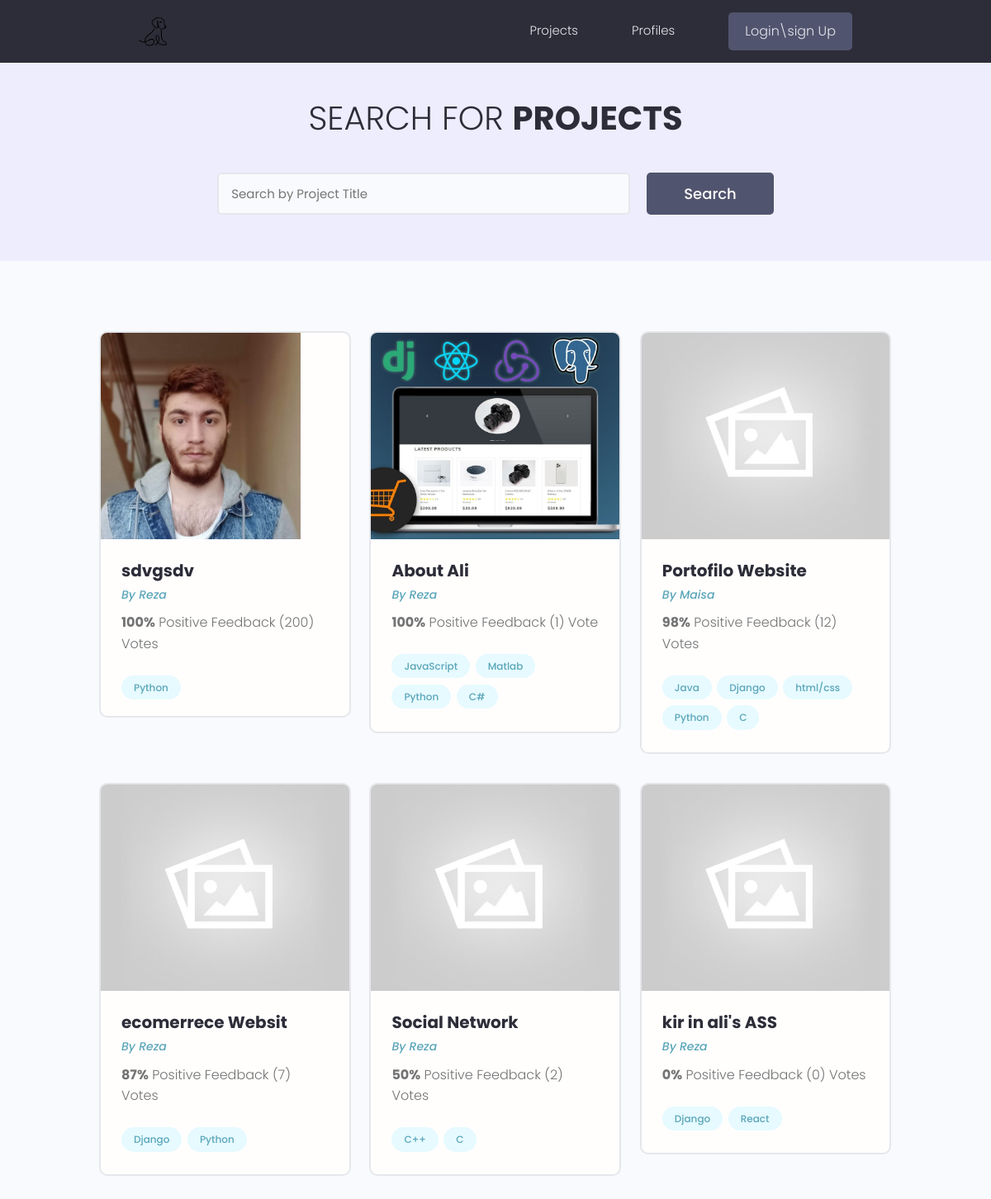
Page /project/ on the earlier database version.
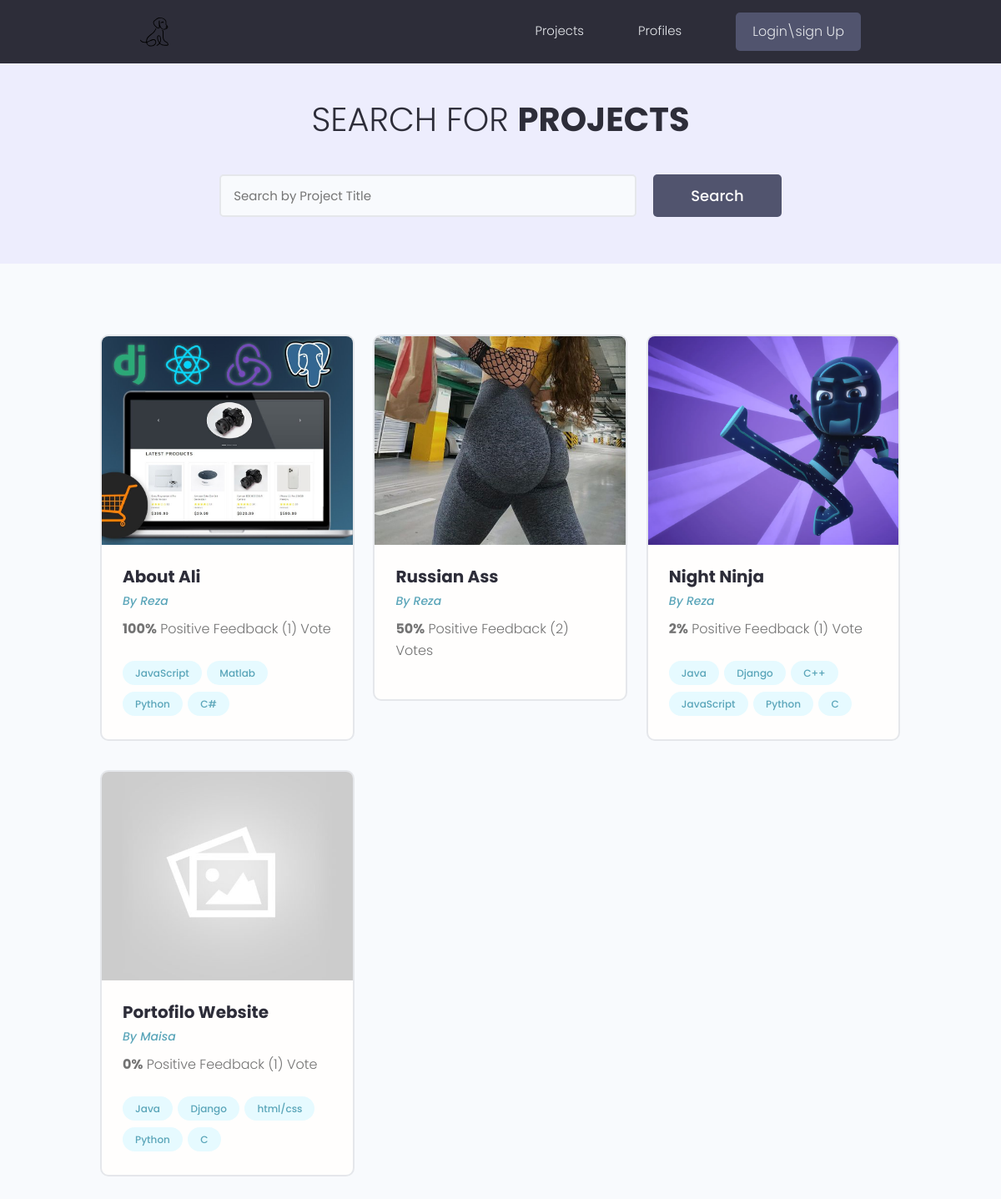
Same page on the later database version.
### projects/models.py (models this page shows, shortened)
class project(models.Model):
    owner=models.ForeignKey(profile,null=True,blank=True,on_delete=models.SET_NULL)
    title=models.CharField(max_length=200)
    descriptions=models.TextField(blank=True,null=True)
    demo_link=models.CharField(max_length=2000,null=True,blank=True)
    source_link=models.CharField(max_length=2000,null=True,blank=True)
    feuchered_image=models.ImageField(null=True,blank=True,default='default.jpg')
    tags=models.ManyToManyField('Tag', blank=True)
    Vote_total=models.IntegerField(default=0,null=True,blank=True)
    Vote_ratio=models.IntegerField(default=0,null=True,blank=True)
    created=models.DateTimeField(auto_now_add=True)
    id=models.UUIDField(default=uuid.uuid4,unique=True
                        ,primary_key=True,editable=False)
    class Meta:
        ordering=['-Vote_ratio','-Vote_total','title']

class Tag(models.Model):
    name=models.CharField(max_length=200)
    id=models.UUIDField(default=uuid.uuid4,unique=True
                        ,primary_key=True,editable=False)
    def __str__(self):
        return self.name

### users/models.py (models this page shows, shortened)
class profile(models.Model):
    user=models.OneToOneField(User,on_delete=models.CASCADE,null=True,blank=True)
    first_name=models.CharField(max_length=200,blank=True,null=True)
    last_name=models.CharField(max_length=200,blank=True,null=True)
    short_bio=models.CharField(max_length=200,blank=True,null=True)
    username=models.CharField(max_length=200,blank=True,null=True)
    location=models.CharField(max_length=200,blank=True,null=True)
    bio=models.TextField(blank=True,null=True)
    profile_img=models.ImageField(null=True,upload_to='images/profiles',blank=True,default='profiles/user-default.png')
    age=models.IntegerField(default=0,null=True,blank=True)
    email=models.EmailField(max_length=500,null=True,blank=True)
    social_website=models.CharField(max_length=200,blank=True,null=True)
    social_youtube=models.CharField(max_length=200,blank=True,null=True)
    social_linkedin=models.CharField(max_length=200,blank=True,null=True)
    social_twitter=models.CharField(max_length=200,blank=True,null=True)
    social_github=models.CharField(max_length=200,blank=True,null=True)
    created=models.DateTimeField(auto_now_add=True)
    id=models.UUIDField(default=uuid.uuid4,unique=True
                        ,primary_key=True,editable=False)
    class Meta:
        ordering=['created']

### projects/views.py (the view)
# urls.py: path('project/', include('projects.urls')),
def projects(request):
    projects,search_query=searchProjects(request)
    custom_range , projects =paginatePages(request,projects,6)
    content={'projects':projects,'search_query':search_query,'custom_range':custom_range}
    return render(request, 'projects/projects.html',content)

### projects/util.py (called while the page is built)
def paginatePages(request,projects,result):
    page=request.GET.get('page')
    paginator=Paginator(projects,result)
    try:
        projects=paginator.page(page)
    except EmptyPage:
        page=paginator.page_range
        projects=paginator.page(page)
    except PageNotAnInteger:
        page=1
        projects=paginator.page(page)
    leftIndex=(int(page) - 4)
    if leftIndex<1:
        leftIndex=1
    rightIndex=(int(page) + 5)
    if rightIndex>paginator.num_pages:
        rightIndex=paginator.num_pages+1
    custom_range = range(leftIndex,rightIndex)
    return custom_range , projects

def searchProjects(request):
    search_query=''
    if request.GET.get('search_query'):
        search_query=request.GET.get('search_query')
    tags=Tag.objects.filter(name__icontains=search_query)
    projects=project.objects.distinct().filter(
        Q(title__icontains=search_query) |
        Q(descriptions__icontains=search_query)|
        Q(owner__first_name__icontains=search_query)|
        Q(tags__in=tags))
    return projects , search_query

### projects/templates/projects/projects.html (shortened to what this page needs)
{% extends 'main.html' %}
{% block content %}
<main class="Projects">
    <section class="hero-section text-center">
        <div class="container container--narrow">
            <div class="hero-section__box">
                <h2>Search for <span>Projects</span></h2>
            </div>
            <div class="hero-section__search">
                <form id='searchForm' class="form" action="{% url 'Projects' %}" method="get">
                    <div class="form__field">
                        <input class="input input--text" id="formInput#search" type="text" name="search_query"
                            placeholder="Search by Project Title" value="{{search_query}}" />
                    </div>
                    <input class="btn btn--sub btn--lg" type="submit" value="Search" />
                </form>
            </div>
        </div>
    </section>
    <section class="projectsList">
        <div class="container">
            <div class="grid grid--three">
                {% for project in projects %}
                <div class="column">
                    <div class="card project">
                        <a href="{% url 'project' project.id %}" class="project">
                            <img class="project__thumbnail" src="{{project.feuchered_image.url}}" objectfit="cover"; alt="project thumbnail" />
                            <div class="card__body">
                                <h3 class="project__title">{{project.title}}</h3>
                                <p><a class="project__author" href="{% url 'user-profiles' project.owner.id %}">By {{project.owner.first_name}}</a>
                                </p>
                                <p class="project--rating">
                                    <span style="font-weight: bold;">{{project.Vote_ratio}}%</span> Positive
                                    Feedback ({{project.Vote_total}}) Vote{{project.Vote_total|pluralize:"s"}}
                                </p>
                                <div class="project__tags">
                                    {% for tag in project.tags.all %}
                                    <span class="tag tag--pill tag--main">
                                        <small>{{tag}}</small>
                                    </span>
                                    {% endfor %}
                                </div>
                            </div>
                        </a>
                    </div>
                </div>
                {% endfor %}
            </div>
        </div>
    </section>
</main>
{% endblock content %}

Differences in the rows shown:
removed project: feuchered_image (picture), title "sdvgsdv", owner.first_name "Reza", Vote_ratio "100", Vote_total "200", Tag (name "Python")
removed project: feuchered_image (placeholder picture), title "ecomerrece Websit", owner.first_name "Reza", Vote_ratio "87", Vote_total "7", Tag (name "Django"), Tag (name "Python")
removed project: feuchered_image (placeholder picture), title "Social Network", owner.first_name "Reza", Vote_ratio "50", Vote_total "2", Tag (name "C++"), Tag (name "C")
removed project: feuchered_image (placeholder picture), title "kir in ali's ASS", owner.first_name "Reza", Vote_ratio "0", Vote_total "0", Tag (name "Django")
no longer on this page (row unchanged): Tag: name "React", shown under "kir in ali's ASS"
added project: feuchered_image (picture), title "Russian Ass", owner.first_name "Reza", Vote_ratio "50", Vote_total "2"
added project: feuchered_image (picture), title "Night Ninja", owner.first_name "Reza", Vote_ratio "2", Vote_total "1", Tag (name "Java"), Tag (name "Django"), Tag (name "C++"), Tag (name "JavaScript"), Tag (name "Python"), Tag (name "C")
changed project "Portofilo Website": Vote_ratio "98" → "0"; Vote_total "12" → "1"
